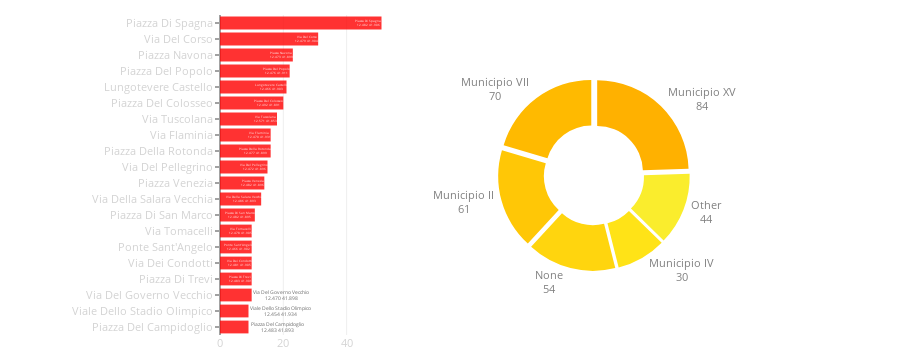

Write notebook code for a chart like this one.
### Code cell
def street_area_combine_plot(streets_barchart_y, 
                             streets_barchart_x,
                             lat, lon,
                             areas_barchart_values, 
                             areas_piechart_labels):    
    HOLE = 0.5
    PULL = 0.05
    PIE_AREA_X = [0.1, 1.0]
    PIE_AREA_Y = [0.2, 0.8]
    BAR_CHART_OPACITY = 0.8
    BAR_CHART_COLOR = 'red'
    BAR_CHART_CM = "Wistia"
    BAR_CHART_LEGEND_X = 0.55
    BAR_CHART_LEGEND_Y = 0.0
    
    TICK_LEN = 4
    PLOT_HEIGHT = 350
    PLOT_WIDTH = 900
    BAR_CHART_AREA_X = [0, 0.25]
    BAR_CHART_AREA_Y = [0, 1.0]
    MARGIN = go.layout.Margin(l=220, t=15, b=15, r=0)
    
    BAR_CHART_FONT_COLOR = 'lightgrey'
    BAR_CHART_FONT_SIZE = 11
    PIE_CHART_FONT_COLOR = 'grey'
    PIE_CHART_FONT_SIZE = 11
    
    MIN_COLOR_VALUE = 0.20
    MAX_COLOR_VALUE = 0.60
    
    colormap = matplotlib.cm.get_cmap(BAR_CHART_CM)
    
    norm_val = np.linspace(MAX_COLOR_VALUE, 
                           MIN_COLOR_VALUE, 
                           len(areas_barchart_values))
    
    pieces_colors = list(map(lambda x: 
                             matplotlib.colors.rgb2hex(colormap(x)), 
                             norm_val))
    
    round3 = lambda x: round(float(x), 3)
    hover_format = lambda x, y, z: "{}<br>{:.3f} {:.3f}".format(x, round3(y), round3(z))
    bar_hover = list(map(hover_format, streets_barchart_y, lat, lon))
    
    data = [go.Bar(y=streets_barchart_y,
                    x=streets_barchart_x,
                    marker=dict(color=BAR_CHART_COLOR), 
                    orientation='h',
                    text=bar_hover,
                    hoverinfo='text',
                    opacity=BAR_CHART_OPACITY, 
                    showlegend=False),

            go.Pie(values=areas_barchart_values,
                    labels=areas_piechart_labels,
                    domain=dict(x=PIE_AREA_X, y=PIE_AREA_Y),
                    hoverinfo="label+percent+value",
                    textinfo='label+value', 
                    textposition='outside',
                    hole=HOLE,
                    sort=False,
                    textfont=dict(size=PIE_CHART_FONT_SIZE, 
                                  color=PIE_CHART_FONT_COLOR),
                    marker=dict(colors=pieces_colors), 
                    pull=PULL)]
    
    layout = go.Layout(height=PLOT_HEIGHT, width=PLOT_WIDTH,
                       showlegend=False, 
                       margin=MARGIN, 
                       hovermode='closest',
                       xaxis=dict(domain=BAR_CHART_AREA_X, 
                                  tickfont=dict(color=BAR_CHART_FONT_COLOR,
                                                size=BAR_CHART_FONT_SIZE)),
                       yaxis=dict(domain=BAR_CHART_AREA_Y, 
                                  autorange="reversed", 
                                  ticklen=TICK_LEN, 
                                  tickfont=dict(size=BAR_CHART_FONT_SIZE, 
                                                color=BAR_CHART_FONT_COLOR)))
    fig = go.Figure(data=data, layout=layout)
    py.iplot(fig, show_link=False)

    
N_AREAS_VISUALIZED = 5
N_STREETS_VISUALIZED = 20
OTHER_LABEL = "Other"

streets_table_shrinked = streets_table[:N_STREETS_VISUALIZED]
area_activity_shrinked = area_activity[:N_AREAS_VISUALIZED] + [sum(area_activity[N_AREAS_VISUALIZED+1:])]
areas_labels_shrinked = areas[:N_AREAS_VISUALIZED] + [OTHER_LABEL]

street_area_combine_plot(streets_table_shrinked[STREET_COLUMN],
                         streets_table_shrinked['counter'],
                         streets_table_shrinked['latitude'],
                         streets_table_shrinked['longtitude'],
                         area_activity_shrinked,
                         areas_labels_shrinked)

### Figure 1 — Plotly figure (JSON) as saved in the notebook; plotly's stock layout.template omitted (floating-point values rounded to 4 significant figures)
{"data": [{"hoverinfo": "text", "marker": {"color": "red"}, "opacity": 0.8, "orientation": "h", "showlegend": false, "text": ["Piazza Di Spagna<br>12.482 41.906", "Via Del Corso<br>12.479 41.904", "Piazza Navona<br>12.473 41.899", "Piazza Del Popolo<br>12.476 41.911", "Lungotevere Castello<br>12.466 41.903", "Piazza Del Colosseo<br>12.492 41.891", "Via Tuscolana<br>12.571 41.853", "Via Flaminia<br>12.470 41.931", "Piazza Della Rotonda<br>12.477 41.899", "Via Del Pellegrino<br>12.472 41.896", "Piazza Venezia<br>12.482 41.896", "Via Della Salara Vecchia<br>12.486 41.893", "Piazza Di San Marco<br>12.482 41.895", "Via Tomacelli<br>12.478 41.905", "Ponte Sant'Angelo<br>12.466 41.902", "Via Dei Condotti<br>12.481 41.905", "Piazza Di Trevi<br>12.483 41.901", "Via Del Governo Vecchio<br>12.470 41.898", "Viale Dello Stadio Olimpico<br>12.454 41.934", "Piazza Del Campidoglio<br>12.483 41.893"], "type": "bar", "uid": "22367c3a-2b0b-11e9-a8b0-3c15c2cf2370", "x": [51, 31, 23, 22, 21, 20, 18, 16, 16, 15, 14, 13, 11, 10, 10, 10, 10, 10, 9, 9], "y": ["Piazza Di Spagna", "Via Del Corso", "Piazza Navona", "Piazza Del Popolo", "Lungotevere Castello", "Piazza Del Colosseo", "Via Tuscolana", "Via Flaminia", "Piazza Della Rotonda", "Via Del Pellegrino", "Piazza Venezia", "Via Della Salara Vecchia", "Piazza Di San Marco", "Via Tomacelli", "Ponte Sant'Angelo", "Via Dei Condotti", "Piazza Di Trevi", "Via Del Governo Vecchio", "Viale Dello Stadio Olimpico", "Piazza Del Campidoglio"]}, {"domain": {"x": [0.1, 1], "y": [0.2, 0.8]}, "hole": 0.5, "hoverinfo": "label+percent+value", "labels": ["Municipio XV", "Municipio VII", "Municipio II", "None", "Municipio IV", "Other"], "marker": {"colors": ["#ffb100", "#ffba00", "#ffc706", "#ffd50e", "#ffe317", "#faed2d"]}, "pull": 0.05, "sort": false, "textfont": {"color": "grey", "size": 11}, "textinfo": "label+value", "textposition": "outside", "type": "pie", "uid": "22367ee4-2b0b-11e9-b6db-3c15c2cf2370", "values": [84, 70, 61, 54, 30, 44]}], "layout": {"height": 350, "hovermode": "closest", "margin": {"b": 15, "l": 220, "r": 0, "t": 15}, "showlegend": false, "width": 900, "xaxis": {"domain": [0, 0.25], "tickfont": {"color": "lightgrey", "size": 11}}, "yaxis": {"autorange": "reversed", "domain": [0, 1], "tickfont": {"color": "lightgrey", "size": 11}, "ticklen": 4}}}
